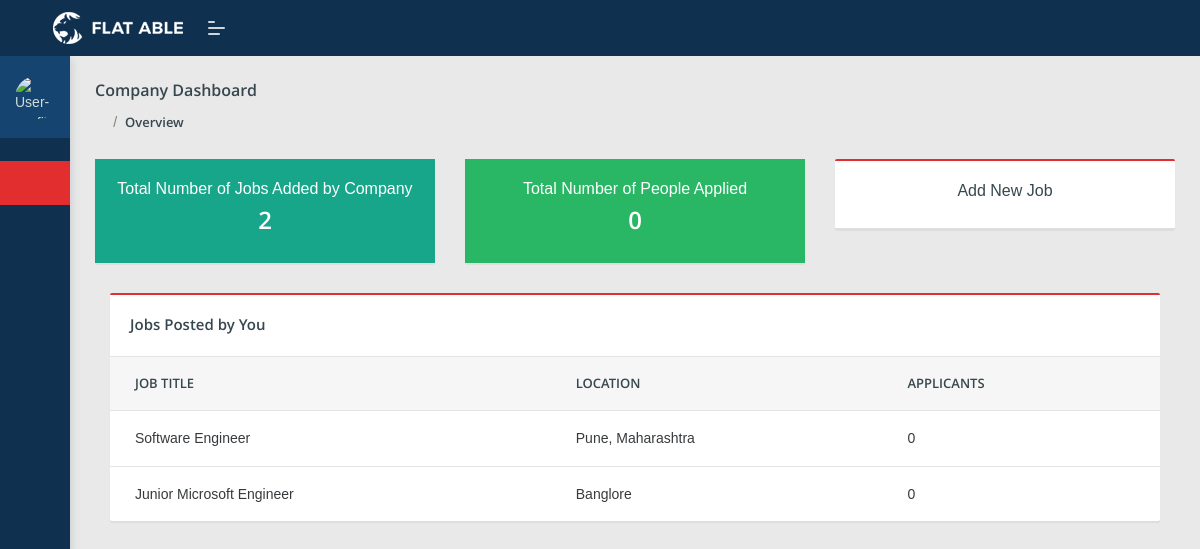
Screenshot of /company_db (signed in) with the database file from the repository.
### external_jobs/models.py (models this page shows, shortened)
class Jobs(models.Model):
    added_by = models.ForeignKey(NewUser, on_delete=models.CASCADE, default='')
    job_title = models.CharField(max_length=200)
    salary = models.CharField(max_length=200, blank=True)
    experience = models.CharField(max_length=300, blank=True)
    education = models.CharField(max_length=500, blank=True)
    location = models.CharField(max_length=500, blank=True)
    job_type = models.CharField(max_length=500, blank=True)
    work_mode = models.CharField(max_length=500, blank=True)
    category = models.CharField(max_length=500, blank=True)
    required_skills = models.CharField(max_length=900)
    roles_and_responsibilities = models.CharField(max_length=1500, blank=True)
    job_link = models.CharField(max_length=400, default='nolink')
    company_name = models.CharField(max_length=300, blank=True)
    company_logo = models.ImageField(upload_to='company_logos/', blank=True, null=True)
    status = models.CharField(max_length=400, default='Active')
    date_posted = models.DateField(auto_now_add=True)  # Stores only date (not time)

### external_jobs/views.py (the view)
# urls.py: path('company_db',views.company_db,name='company_db'),
@login_required
def company_db(request):
    user = request.user
    username = user.fullname
    logo = user.profile_image
    total_jobs = Jobs.objects.filter(added_by=user).count()
    job_ids = Jobs.objects.filter(added_by=user).values_list('id', flat=True)
    total_applicants = AppliedJob.objects.filter(job_id__in=job_ids).count()
    print(total_applicants,"gggggggggggg")
    jobs = Jobs.objects.filter(added_by=user)
    return render(request, 'company_db.html', {
        'username': username,
        'logo': logo,
        'total_jobs': total_jobs,
        'total_applicants': total_applicants,
        'jobs': jobs,
    })

### external_jobs/templates/company_db.html
{% extends 'company_base.html' %}
{% block content %}
<div class="page-header">
    <div class="page-block">
        <div class="row align-items-center">
            <div class="col-md-12">
                <div class="page-header-title">
                    <h5 class="m-b-10">Company Dashboard</h5>
                </div>
                <ul class="breadcrumb">
                    <li class="breadcrumb-item"><a href="index.html"><i class="feather icon-home"></i></a></li>
                    <li class="breadcrumb-item"><a href="/company_db">Overview</a></li>
                </ul>
            </div>
        </div>
    </div>
</div>
<div class="row">
    <div class="col-md-12 col-xl-4">
        <div class="card flat-card widget-primary-card">
            <div class="row-table">
                <div class="col-sm-12 card-body text-center">
                    <h6>Total Number of Jobs Added by Company</h6>
                    <h4>{{ total_jobs }}</h4>
                </div>
            </div>
        </div>
    </div>
    <div class="col-md-12 col-xl-4">
        <div class="card flat-card widget-purple-card">
            <div class="row-table">
                <div class="col-sm-12 card-body text-center">
                    <h6>Total Number of People Applied</h6>
                    <h4>{{ total_applicants }}</h4>
                </div>
            </div>
        </div>
    </div>
    <div class="col-md-12 col-xl-4">
        <div class="card flat-card">
            <div class="row-table">
                <div class="col-sm-12 card-body text-center">
                    <a href="/company_add_job"><h6>Add New Job</h6></a>
                </div>
            </div>
        </div>
    </div>
</div>
<div class="col-xl-12 col-md-12">
    <div class="card table-card">
        <div class="card-header">
            <h5>Jobs Posted by You</h5>
        </div>
        <div class="card-body p-0">
            <div class="table-responsive">
                <table class="table table-hover mb-0">
                    <thead>
                        <tr>
                            <th>Job Title</th>
                            <th>Location</th>
                            <th>Applicants</th>
                        </tr>
                    </thead>
                    <tbody>
                        {% for job in jobs %}
                        <tr>
                            <td>{{ job.job_title }}</td>
                            <td>{{ job.location }}</td>
                            <td>
                                {% with applicants=job.appliedjob_set.count %}
                                    {{ applicants }}
                                {% endwith %}
                            </td>
                        </tr>
                        {% empty %}
                        <tr>
                            <td colspan="3" class="text-center">No Jobs Found</td>
                        </tr>
                        {% endfor %}
                    </tbody>
                </table>
            </div>
        </div>
    </div>
</div>
   {% endblock %}

### rows the page displays
Jobs: job_title "Software Engineer", location "Pune, Maharashtra", appliedjob_set.count "0"
Jobs: job_title "Junior Microsoft Engineer", location "Banglore", appliedjob_set.count "0"

### other values shown
{{ total_jobs }} "2"
{{ total_applicants }} "0"
